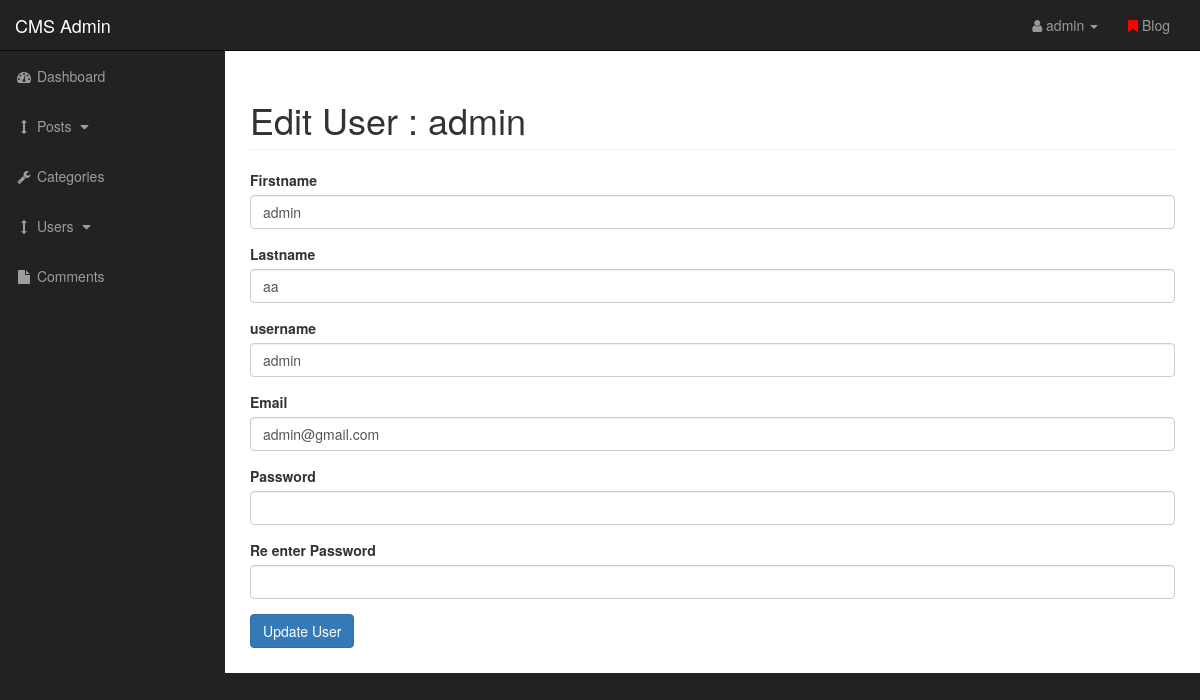
Page /admin/index.php?page=7&source=edit_user&edit=24 (signed in) on the committed database.
### tables this page shows
CREATE TABLE `users` (
  `user_id` int(11) NOT NULL,
  `user_password` varchar(255) NOT NULL,
  `user_username` varchar(255) NOT NULL,
  `user_firstname` varchar(255) NOT NULL,
  `user_lastname` varchar(255) NOT NULL,
  `user_email` varchar(255) NOT NULL,
  `user_image` text NOT NULL,
  `user_role` varchar(255) NOT NULL,
  `randsalt` varchar(255) NOT NULL
);

### Control/db.php (called while the page is built, shortened)
<?php
class Database
{
    private $host;
    private $db;
    private $charset;
    private $user;
    private $pass;
    private $opt = array(
        PDO::ATTR_ERRMODE    => PDO::ERRMODE_EXCEPTION,
        PDO::ATTR_DEFAULT_FETCH_MODE => PDO::FETCH_ASSOC
    );
    private $connection;
    public function __construct(
        string $host = "localhost",
        string $db = "cms",
        string $charset = "utf8",
        string $user = "root",
        string $pass = ""
    )
    {
        $this->host = $host;
        $this->db = $db;
        $this->charset = $charset;
        $this->user = $user;
        $this->pass = $pass;
    }
    private function connect()
    {
        $dns = "mysql:host=$this->host;dbname=$this->db;charset=$this->charset";
        $this->connection = new PDO($dns, $this->user, $this->pass, $this->opt);
    }
    public function getuserbyid($id)
    {
        $user = new User;
        $searchResult = $this->connection->query("SELECT * FROM users WHERE user_id ='$id'");
        while ($line = $searchResult->fetch(PDO::FETCH_ASSOC)) {
            $user->setpassword($line['user_password']);
            $user->setusername($line['user_username']);
            $user->setfirstname($line['user_firstname']);
            $user->setlastname($line['user_lastname']);
            $user->setemail($line['user_email']);
            $user->setrole($line['user_role']);
        }
        return $user;
    }
}

### Models/user.php (called while the page is built, shortened)
<?php
Class User
{
    protected $username;
    protected $firstname;
    protected $lastname;
    protected $email;
        public function getusername()
        {
            return $this->username;
        }
        public function setusername($username)
        {
            $this->username=$username;
        }
         public function getfirstname()
         {
             return $this->firstname;
         }
         public function setfirstname($firstname)
         {
             $this->firstname=$firstname;
         }
         public function getlastname()
         {
             return $this->lastname;
         }
         public function setlastname($lastname)
         {
             $this->lastname=$lastname;
         }
        public function getemail()
        {
            return $this->email;
        }
        public function setemail($email)
        {
            $this->email=$email;
        }
}
?>

### admin/includes/edit_user.php (the view, shortened to what this page needs)
<?php
require_once "../Models/user.php";
if ($_GET['edit']) {
    $id = $_GET['edit'];
    $user = $db->getuserbyid($id);
    $username = $user->getusername();
    $firstname = $user->getfirstname();
    $lastname = $user->getlastname();
    $email = $user->getemail();
}
?>
<h1 class="page-header">
    Edit User : <?php echo $firstname; ?>
</h1>
<form action="" method="post" enctype="multipart/form-data">
    <div class="form-group">
        <label for="firstname">Firstname</label>
        <input type="text" value=<?php echo $firstname; ?> class="form-control" name="firstname">
    </div>
    <div class="form-group">
        <label for="lastname">Lastname</label>
        <input type="text"value=<?php echo $lastname; ?> class="form-control" name="lastname">
    </div>
    <div class="form-group">
        <label for="username">username</label>
        <input type="text" value=<?php echo $username; ?> class="form-control" name="username">
    </div>
    <div class="form-group">
        <label for="email">Email</label>
        <input type="text" value=<?php echo $email; ?> class="form-control"  name="email">
    </div>
    <div class="form-group">
        <label for="password">Password</label>
        <input type="password" class="form-control" name="password">
    </div>
    <div class="form-group">
        <label for="repassword">Re enter Password</label>
        <input maxlength="10"type="password" class="form-control" name="repassword">
    </div>
    <div class="form-group">
        <input class="btn btn-primary" type="submit" name="update_user" value="Update User">
    </div>
</form>

### admin/css/sb-admin.css (style rules this page uses)
body { margin-top: 100px; background-color: #222; }
@media (min-width:768px) { body { margin-top: 50px; } }

### rows in the picture
users: user_firstname "admin", firstname "admin", username "admin", email "admin@gmail.com"

### other values in the picture
$_SESSION['username'] "admin"
